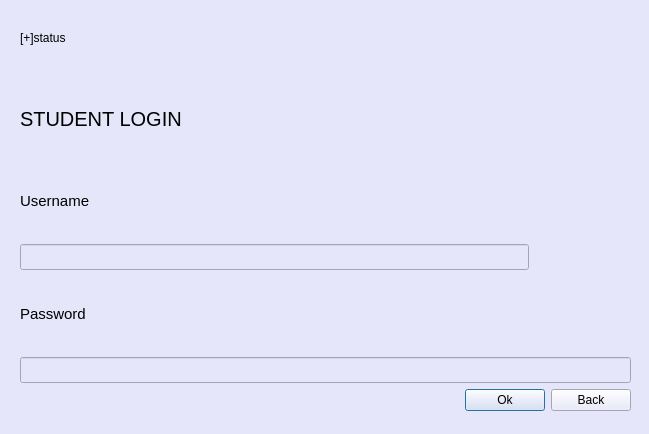
<?xml version="1.0" encoding="UTF-8"?>
<ui version="4.0">
 <class>studentwindow1</class>
 <widget class="QDialog" name="studentwindow1">
  <property name="geometry">
   <rect>
    <x>0</x>
    <y>0</y>
    <width>649</width>
    <height>434</height>
   </rect>
  </property>
  <property name="windowTitle">
   <string>Dialog</string>
  </property>
  <property name="styleSheet">
   <string notr="true">background-color: rgb(230, 230, 250);
color: black</string>
  </property>
  <widget class="QWidget" name="layoutWidget">
   <property name="geometry">
    <rect>
     <x>20</x>
     <y>0</y>
     <width>611</width>
     <height>411</height>
    </rect>
   </property>
   <layout class="QVBoxLayout" name="verticalLayout">
    <item>
     <widget class="QLabel" name="label_4">
      <property name="text">
       <string>[+]status</string>
      </property>
     </widget>
    </item>
    <item>
     <widget class="QLabel" name="label">
      <property name="styleSheet">
       <string notr="true">QLabel{
font-size:20px;

}</string>
      </property>
      <property name="text">
       <string>STUDENT LOGIN</string>
      </property>
     </widget>
    </item>
    <item>
     <widget class="QLabel" name="label_2">
      <property name="styleSheet">
       <string notr="true">QLabel{
font-size:15px
}</string>
      </property>
      <property name="text">
       <string>Username</string>
      </property>
     </widget>
    </item>
    <item>
     <widget class="QLineEdit" name="userEdit">
      <property name="maximumSize">
       <size>
        <width>509</width>
        <height>16777215</height>
       </size>
      </property>
      <property name="focusPolicy">
       <enum>Qt::StrongFocus</enum>
      </property>
      <property name="styleSheet">
       <string notr="true">QLineEdit{
font-size:15px;
}</string>
      </property>
      <property name="text">
       <string/>
      </property>
      <property name="echoMode">
       <enum>QLineEdit::Normal</enum>
      </property>
     </widget>
    </item>
    <item>
     <widget class="QLabel" name="label_3">
      <property name="styleSheet">
       <string notr="true">QLabel{
font-size: 15px;
}</string>
      </property>
      <property name="text">
       <string>Password</string>
      </property>
     </widget>
    </item>
    <item>
     <widget class="QLineEdit" name="passwordEdit">
      <property name="styleSheet">
       <string notr="true">QLineEdit{
font-size:15px;
}</string>
      </property>
      <property name="echoMode">
       <enum>QLineEdit::Password</enum>
      </property>
     </widget>
    </item>
    <item>
     <layout class="QHBoxLayout" name="horizontalLayout">
      <item>
       <spacer name="horizontalSpacer">
        <property name="orientation">
         <enum>Qt::Horizontal</enum>
        </property>
        <property name="sizeHint" stdset="0">
         <size>
          <width>40</width>
          <height>20</height>
         </size>
        </property>
       </spacer>
      </item>
      <item>
       <widget class="QPushButton" name="ok">
        <property name="text">
         <string>Ok</string>
        </property>
       </widget>
      </item>
      <item>
       <widget class="QPushButton" name="backbutton">
        <property name="text">
         <string>Back</string>
        </property>
       </widget>
      </item>
     </layout>
    </item>
   </layout>
  </widget>
 </widget>
 <resources/>
 <connections/>
</ui>
